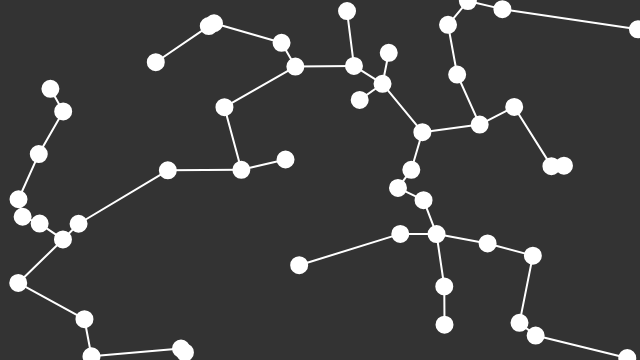
Frame 1 (no input)
Frame 60 (no input): identical to frame 1, image omitted
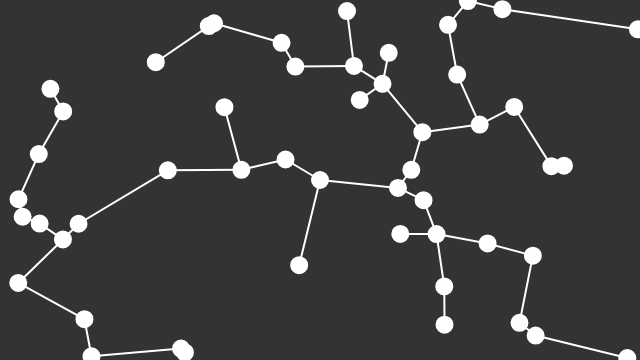
Frame 120 (the mouse pressed at the canvas centre since frame 60)

The p5.js sketch that drew these frames (run headless with seeded random() and noise() and a simulated clock; from frame 60 on, the mouse is pressed at the canvas centre):

// p5.js sketch
// ── sketch.js
//In questo video si descrive il problema del 
//Minimum Spanning Tree, questo è un problema...
//geometrico che trova soluzione nell'algoritmo
//di Prim

//Il Minimum Spanning Tree problem si incontra 
//quando si vogliono connettere vari punti il
//un piano 2D con il minimo "cavo" possibile

//L'algoritmo di Prim parte con una serie di
//punti "unreached" per arrivare a connetterli
//"reached" l'uno a l'altro sfruttando la minor
//distanza tra uno e l'altro che dovrà essere 
//controllata


let vertices = [];

function setup() {
	createCanvas(640, 360);

	for(let i = 0; i < 50; i++){
		let v = createVector(random(width), random(height));
		vertices.push(v);
	}
}

function mousePressed(){
	let v = createVector(mouseX, mouseY);
	vertices.push(v);
}

function draw() {
	background(51);
	let reached = [];
	let unreached = [];

	for(let i = 0; i < vertices.length; i++){
		unreached.push(vertices[i]);
	}

	reached.push(unreached[0]);
	unreached.splice(0, 1);

	while (unreached.length > 0){
		let record = 100000;
		let rIndex;
		let uIndex;

		for(let i = 0; i < reached.length; i++) {
			for(let j = 0; j < unreached.length; j++){
				let v1 = reached[i];
				let v2 = unreached[j];
				let d = dist(v1.x, v1.y, v2.x, v2.y);
				if(d < record) {
					record = d;
					rIndex = i;
					uIndex = j;
				}
			}
		}
		stroke(255);
		strokeWeight(2);
    line(reached[rIndex].x, reached[rIndex].y, unreached[uIndex].x, unreached[uIndex].y );
		reached.push(unreached[uIndex]);
		unreached.splice(uIndex, 1);

		
	}

	for(let i = 0; i < vertices.length; i++){
		fill(255);
		stroke(255);
		ellipse(vertices[i].x, vertices[i].y, 16, 16);
	}
}
